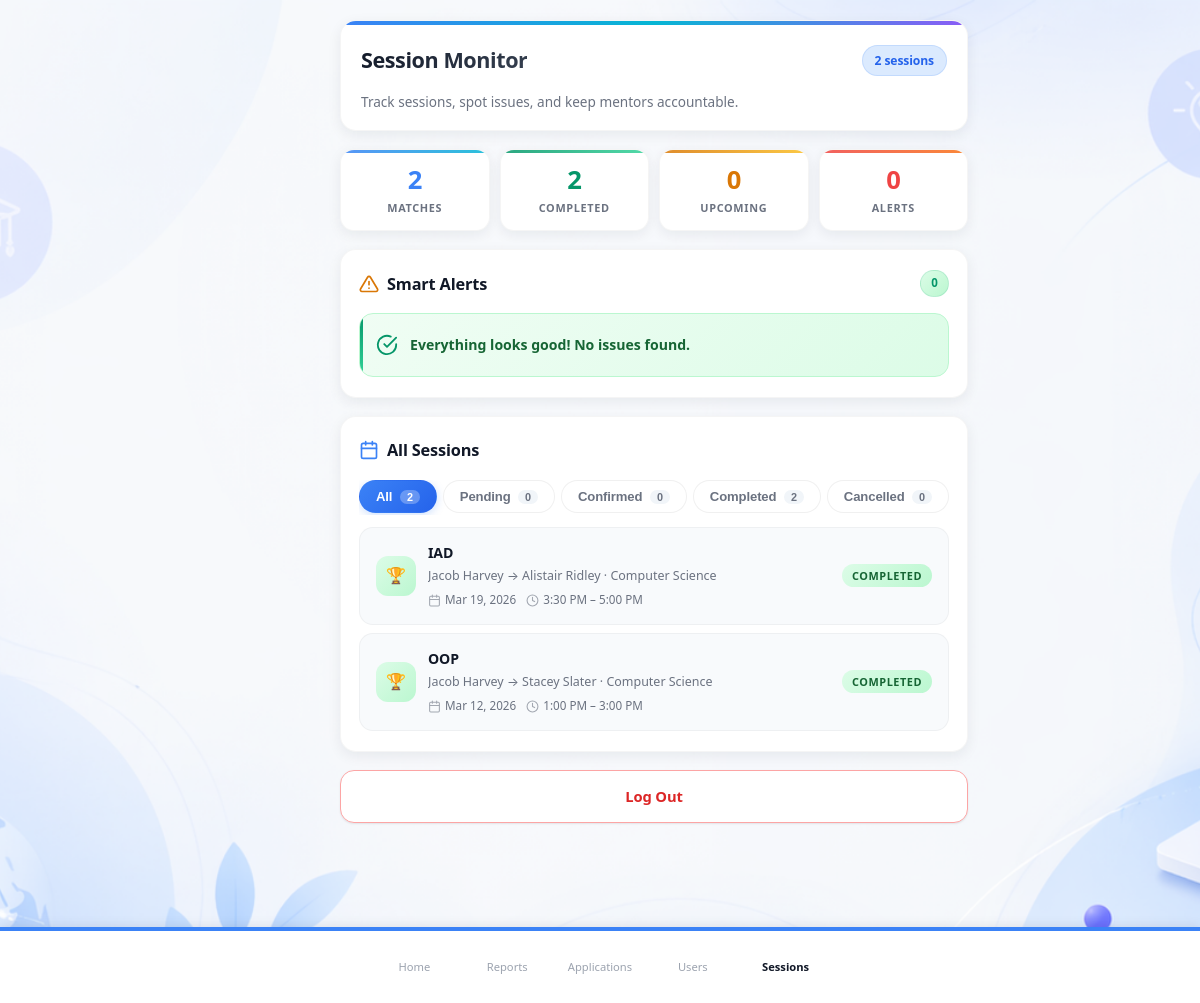
Before: /pages/session_monitor.php (signed in) with the older database file.
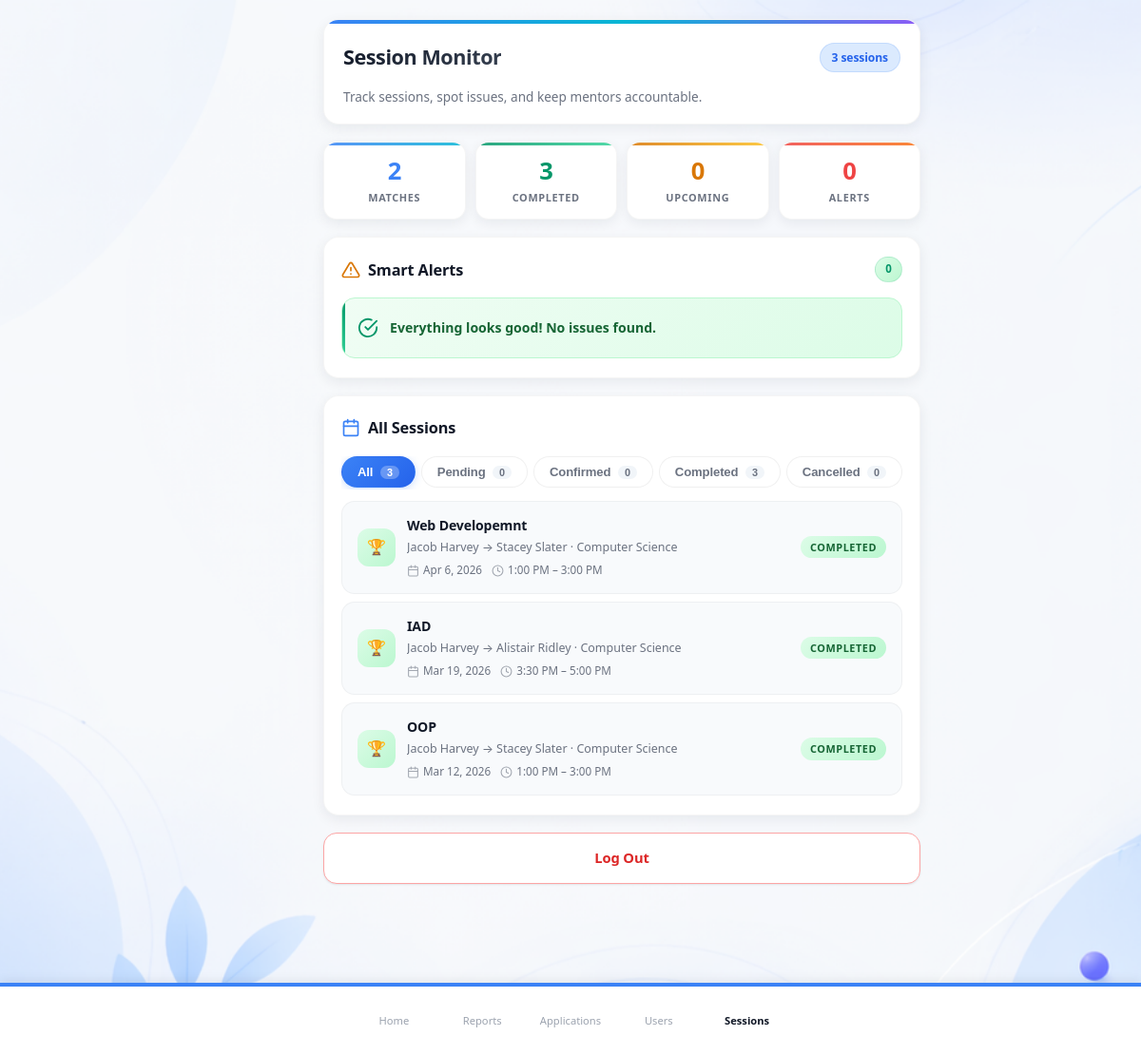
After: the same page with the newer database file.
### tables this page shows
CREATE TABLE `sessions` (
  `id` int(11) NOT NULL,
  `student_id` int(11) NOT NULL,
  `mentor_id` int(11) NOT NULL,
  `subject_id` int(11) NOT NULL,
  `title` varchar(255) DEFAULT NULL,
  `description` text DEFAULT NULL,
  `location` varchar(255) DEFAULT NULL,
  `session_date` date NOT NULL,
  `start_time` time NOT NULL,
  `end_time` time DEFAULT NULL,
  `status` enum('pending','confirmed','completed','cancelled') DEFAULT 'pending',
  `proposed_by` int(11) DEFAULT NULL,
  `created_at` timestamp NOT NULL DEFAULT current_timestamp()
);

CREATE TABLE `subjects` (
  `id` int(11) NOT NULL,
  `name` varchar(100) NOT NULL
);

### pages/session_monitor.php (the view, shortened to what the changed rows need)
<?php
require_once '../includes/db.php';
$sessions = [];
try {
    $stmt = $pdo->query("
        SELECT s.id, s.title, s.session_date, s.start_time, s.end_time, s.status, s.created_at,
               CONCAT(um.first_name, ' ', um.last_name) AS mentor_name,
               um.id AS mentor_user_id,
               um.profile_picture AS mentor_picture,
               CONCAT(us.first_name, ' ', us.last_name) AS student_name,
               us.id AS student_user_id,
               sub.name AS subject_name
        FROM sessions s
        JOIN users um ON um.id = s.mentor_id
        JOIN users us ON us.id = s.student_id
        LEFT JOIN subjects sub ON sub.id = s.subject_id
        ORDER BY s.session_date DESC, s.start_time DESC
    ");
    $sessions = $stmt->fetchAll(PDO::FETCH_ASSOC);
} catch (PDOException $e) { $sessions = []; }
$statusCounts = ['pending' => 0, 'confirmed' => 0, 'completed' => 0, 'cancelled' => 0];
foreach ($sessions as $s) {
    $st = $s['status'] ?? '';
    if (isset($statusCounts[$st])) $statusCounts[$st]++;
}
$totalSessions = count($sessions);
$noSessionAlerts = [];
try {
    $stmt = $pdo->query("
        SELECT msm.id AS match_id, msm.matched_at,
               msm.mentor_id, msm.student_id,
               CONCAT(um.first_name, ' ', um.last_name) AS mentor_name,
               um.id AS mentor_user_id,
               um.profile_picture AS mentor_picture,
               CONCAT(us.first_name, ' ', us.last_name) AS student_name
        FROM mentor_student_matches msm
        JOIN users um ON um.id = msm.mentor_id
        JOIN users us ON us.id = msm.student_id
        WHERE msm.active = 1
          AND msm.matched_at <= DATE_SUB(NOW(), INTERVAL 7 DAY)
          AND NOT EXISTS (
              SELECT 1 FROM sessions ses
              WHERE ses.mentor_id = msm.mentor_id
                AND ses.student_id = msm.student_id
                AND ses.status NOT IN ('cancelled')
          )
        ORDER BY msm.matched_at ASC
    ");
    $noSessionAlerts = $stmt->fetchAll(PDO::FETCH_ASSOC);
} catch (PDOException $e) { $noSessionAlerts = []; }
$overdueAlerts = [];
try {
    $stmt = $pdo->query("
        SELECT s.id, s.title, s.session_date, s.start_time, s.end_time, s.status,
               CONCAT(um.first_name, ' ', um.last_name) AS mentor_name,
               um.id AS mentor_user_id,
               um.profile_picture AS mentor_picture,
               CONCAT(us.first_name, ' ', us.last_name) AS student_name
        FROM sessions s
        JOIN users um ON um.id = s.mentor_id
        JOIN users us ON us.id = s.student_id
        WHERE s.status IN ('pending', 'confirmed')
          AND CONCAT(s.session_date, ' ', s.start_time) < NOW()
        ORDER BY s.session_date ASC, s.start_time ASC
    ");
    $overdueAlerts = $stmt->fetchAll(PDO::FETCH_ASSOC);
} catch (PDOException $e) { $overdueAlerts = []; }
$noPendingAlerts = [];
try {
    $stmt = $pdo->query("
        SELECT msm.id AS match_id, msm.matched_at,
               msm.mentor_id, msm.student_id,
               CONCAT(um.first_name, ' ', um.last_name) AS mentor_name,
               um.id AS mentor_user_id,
               um.profile_picture AS mentor_picture,
               CONCAT(us.first_name, ' ', us.last_name) AS student_name
        FROM mentor_student_matches msm
        JOIN users um ON um.id = msm.mentor_id
        JOIN users us ON us.id = msm.student_id
        WHERE msm.active = 1
          AND msm.matched_at <= DATE_SUB(NOW(), INTERVAL 3 DAY)
          AND NOT EXISTS (
              SELECT 1 FROM sessions ses
              WHERE ses.mentor_id = msm.mentor_id
                AND ses.student_id = msm.student_id
                AND ses.status IN ('pending', 'confirmed', 'completed')
          )
        ORDER BY msm.matched_at ASC
    ");
    $noPendingAlerts = $stmt->fetchAll(PDO::FETCH_ASSOC);
} catch (PDOException $e) { $noPendingAlerts = []; }
$noSessionMatchIds = array_column($noSessionAlerts, 'match_id');
$noPendingAlerts = array_filter($noPendingAlerts, function ($a) use ($noSessionMatchIds) {
    return !in_array($a['match_id'], $noSessionMatchIds);
});
$noPendingAlerts = array_values($noPendingAlerts);
$totalAlerts = count($noSessionAlerts) + count($overdueAlerts) + count($noPendingAlerts);
?>
<!DOCTYPE html>
<html lang="en">
<head>
    <link rel="stylesheet" href="../assets/css/styles.css">
    <link rel="stylesheet" href="../assets/css/session_monitor.css">
</head>
<body>
<main class="sm-container">
<div class="sm-wrapper">
    <div class="sm-header">
        <h1>Session Monitor</h1>
        <span class="sm-header__badge">
            <strong><?php echo $totalSessions; ?></strong> session<?php echo $totalSessions !== 1 ? 's' : ''; ?>
        </span>
    </div>
    <div class="sm-stats">
        <div class="sm-stat sm-stat--green">
            <div class="sm-stat__value"><?php echo $statusCounts['completed']; ?></div>
            <div class="sm-stat__label">Completed</div>
        </div>
    </div>
    <div class="sm-card">
        <h2 class="sm-card__title">
            Smart Alerts
            <span class="sm-card__count <?php echo $totalAlerts === 0 ? 'sm-card__count--zero' : ''; ?>">
                <?php echo $totalAlerts; ?>
            </span>
        </h2>
    </div>
    <div class="sm-card">
        <h2 class="sm-card__title">
            <svg width="20" height="20" viewBox="0 0 24 24" fill="none" stroke="var(--accent)" stroke-width="2" stroke-linecap="round" stroke-linejoin="round"><rect x="3" y="4" width="18" height="18" rx="2" ry="2"/><line x1="16" y1="2" x2="16" y2="6"/><line x1="8" y1="2" x2="8" y2="6"/><line x1="3" y1="10" x2="21" y2="10"/></svg>
            All Sessions
        </h2>
        <div class="sm-tabs" id="sessionTabs">
            <button class="sm-tab active" data-filter="all">
                All <span class="sm-tab__badge"><?php echo $totalSessions; ?></span>
            </button>
            <button class="sm-tab" data-filter="completed">
                Completed <span class="sm-tab__badge"><?php echo $statusCounts['completed']; ?></span>
            </button>
        </div>
        <div class="sm-sessions-list" id="sessionsList" style="margin-top: 12px;">
            <?php if (empty($sessions)): ?>
                <div class="sm-no-sessions">
                    <svg width="40" height="40" viewBox="0 0 24 24" fill="none" stroke="currentColor" stroke-width="1.5" stroke-linecap="round" stroke-linejoin="round"><rect x="3" y="4" width="18" height="18" rx="2" ry="2"/><line x1="16" y1="2" x2="16" y2="6"/><line x1="8" y1="2" x2="8" y2="6"/><line x1="3" y1="10" x2="21" y2="10"/></svg>
                    No sessions have been created yet.
                </div>
            <?php else: ?>
                <?php foreach ($sessions as $s): ?>
                    <?php
                        $statusIcons = [
                            'pending'   => '🕐',
                            'confirmed' => '✅',
                            'completed' => '🏆',
                            'cancelled' => '✖️',
                        ];
                        $icon = $statusIcons[$s['status']] ?? '📅';
                        $title = !empty($s['title']) ? $s['title'] : 'Session #' . $s['id'];
                        $dateStr = date('M j, Y', strtotime($s['session_date']));
                        $timeStr = date('g:i A', strtotime($s['start_time']));
                        if (!empty($s['end_time'])) {
                            $timeStr .= ' – ' . date('g:i A', strtotime($s['end_time']));
                        }
                    ?>
                    <div class="sm-session" data-status="<?php echo htmlspecialchars($s['status']); ?>">
                        <div class="sm-session__icon sm-session__icon--<?php echo htmlspecialchars($s['status']); ?>">
                            <?php echo $icon; ?>
                        </div>
                        <div class="sm-session__body">
                            <p class="sm-session__title"><?php echo htmlspecialchars($title); ?></p>
                            <p class="sm-session__people">
                                <?php echo htmlspecialchars($s['mentor_name']); ?> &rarr; <?php echo htmlspecialchars($s['student_name']); ?>
                                <?php if (!empty($s['subject_name'])): ?>
                                    &middot; <?php echo htmlspecialchars($s['subject_name']); ?>
                                <?php endif; ?>
                            </p>
                            <div class="sm-session__details">
                                <span class="sm-session__date">
                                    <svg viewBox="0 0 24 24" fill="none" stroke="currentColor" stroke-width="2" stroke-linecap="round" stroke-linejoin="round"><rect x="3" y="4" width="18" height="18" rx="2" ry="2"/><line x1="16" y1="2" x2="16" y2="6"/><line x1="8" y1="2" x2="8" y2="6"/><line x1="3" y1="10" x2="21" y2="10"/></svg>
                                    <?php echo $dateStr; ?>
                                </span>
                                <span class="sm-session__time">
                                    <svg viewBox="0 0 24 24" fill="none" stroke="currentColor" stroke-width="2" stroke-linecap="round" stroke-linejoin="round"><circle cx="12" cy="12" r="10"/><polyline points="12 6 12 12 16 14"/></svg>
                                    <?php echo $timeStr; ?>
                                </span>
                            </div>
                        </div>
                        <span class="sm-session__status sm-session__status--<?php echo htmlspecialchars($s['status']); ?>">
                            <?php echo ucfirst(htmlspecialchars($s['status'])); ?>
                        </span>
                    </div>
                <?php endforeach; ?>
            <?php endif; ?>
        </div>
    </div>
</div>
</main>
<?php include '../includes/nav.php'; ?>
</body>
</html>

### includes/nav.php (shortened to what the changed rows need)
<?php
$navBasePath = '';
if (strpos($_SERVER['PHP_SELF'], '/users/') !== false) {
    $navBasePath = '../../';
} elseif (strpos($_SERVER['PHP_SELF'], '/pages/') !== false) {
    $navBasePath = '../';
}
$currentPage = basename($_SERVER['PHP_SELF'], '.php');
$userRole = $_SESSION['role'] ?? 'student';
if ($userRole === 'mentor') {
    $navItems = [
        ['name' => 'dashboard', 'label' => 'Home', 'path' => $navBasePath . 'pages/dashboard.php', 'icon' => 'home'],
        ['name' => 'calendar', 'label' => 'Calendar', 'path' => $navBasePath . 'pages/calendar.php', 'icon' => 'calendar'],
        ['name' => 'requests', 'label' => 'Requests', 'path' => $navBasePath . 'pages/requests.php', 'icon' => 'requests'],
        ['name' => 'chat', 'label' => 'Chats', 'path' => $navBasePath . 'pages/chat.php', 'icon' => 'chat'],
        ['name' => 'profile', 'label' => 'Settings', 'path' => $navBasePath . 'pages/profile.php', 'icon' => 'settings'],
    ];
} elseif ($userRole === 'admin') {
    $navItems = [
        ['name' => 'dashboard', 'label' => 'Home', 'path' => $navBasePath . 'pages/dashboard.php', 'icon' => 'home'],
        ['name' => 'platform_report', 'label' => 'Reports', 'path' => $navBasePath . 'pages/platform_report.php', 'icon' => 'reports'],
        ['name' => 'manage_applications', 'label' => 'Applications', 'path' => $navBasePath . 'users/admin/manage_applications.php', 'icon' => 'requests'],
        ['name' => 'manage_users', 'label' => 'Users', 'path' => $navBasePath . 'pages/manage_users.php', 'icon' => 'users'],
        ['name' => 'session_monitor', 'label' => 'Sessions', 'path' => $navBasePath . 'pages/session_monitor.php', 'icon' => 'calendar'],
    ];
}
?>
<nav class="bottom-nav">
    <div class="bottom-nav-inner">
        <?php foreach ($navItems as $item):
            $isActive = ($currentPage === $item['name']);
        ?>
        <a href="<?php echo $item['path']; ?>" class="nav-item <?php echo $isActive ? 'active' : ''; ?>">
            <span class="nav-label"><?php echo $item['label']; ?></span>
        </a>
        <?php endforeach; ?>
    </div>
</nav>

Changed rows visible on the page:
added sessions: status "🏆", title "Web Developemnt", mentor_name "Jacob Harvey", student_name "Stacey Slater", subject.name "Computer Science", session_date "Apr 6, 2026", timeStr "1:00 PM – 3:00 PM", status "COMPLETED"
Other visible differences:
$totalSessions: "2" → "3"
$statusCounts['completed']: "2" → "3"
